Frame 1 (no input): blank canvas, image omitted
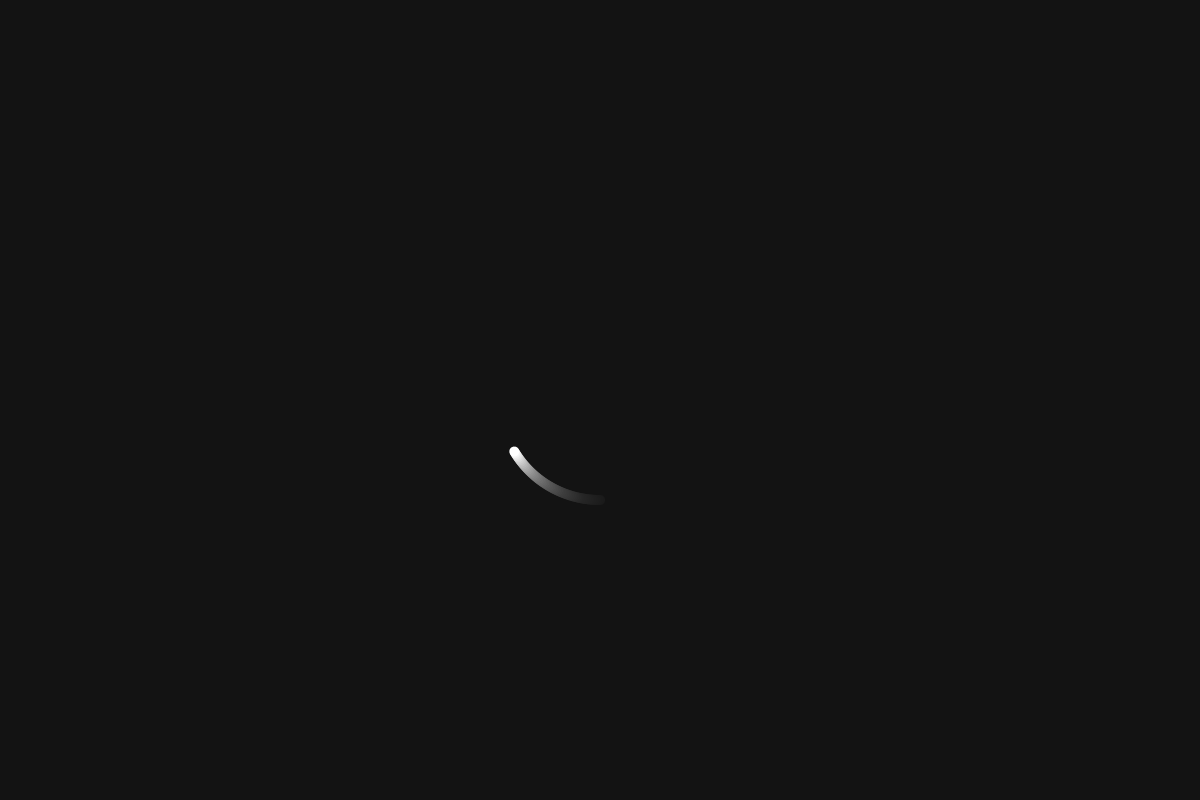
Frame 60 (the mouse pressed at the canvas centre just before this capture)
Frame 120 (the mouse held since frame 60 and released just before this capture): blank canvas, image omitted

The Processing sketch that drew this single still picture (run headless with seeded random() and noise(); from frame 60 on, the mouse is pressed at the canvas centre):

// Processing sketch: Planet_Class
// ── Planet_Class.pde
planet first = new planet(); 
 
void setup()
{
  size(1200,800);
}

void draw()
{
   noStroke();
  fill(0,0,0,10);
  rect(0,0,width,height);
  translate(width/2,height/2);
  
  first.draw();
  first.update();
}

// ── Planet.pde
class planet
{
  float speed = 1.0;
  float angle = 0.0;
  float dist = 100.0;
  float size = 10.0;
  color col = color(255,255,255);
  
void update ()
{
    this.angle = this.angle + this.speed;
}

void draw()
 {
  pushMatrix();
  rotate(radians(this.angle));
  translate(0,this.dist);
  fill(this.col);
  circle(0,0,size);  //Drawing the circle
  popMatrix();
 }
}
